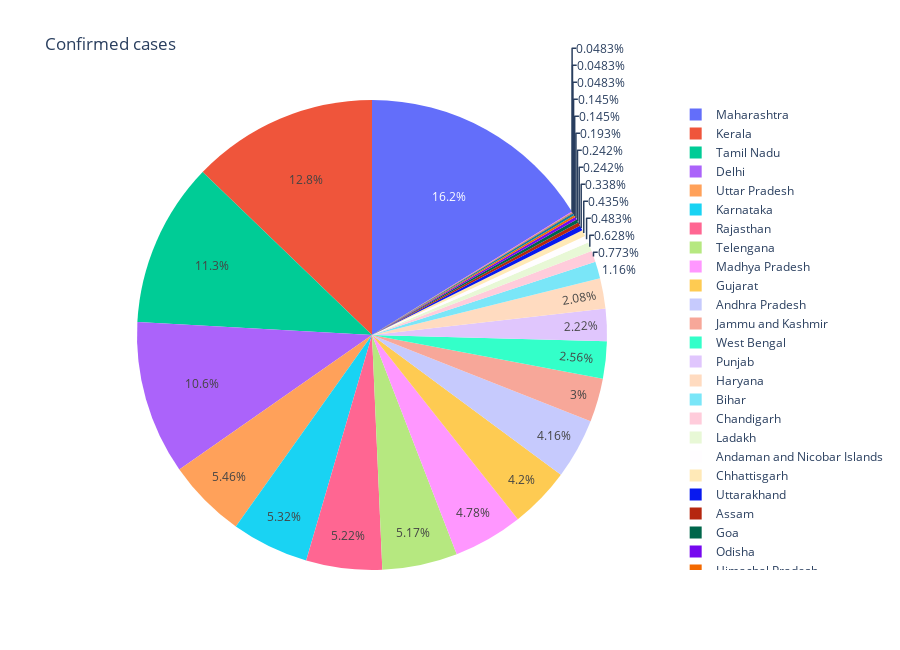

Notebook cell for this chart:
### Code cell
fig = px.pie(date_table.loc['2020-04-02'], values='Confirmed', names='State/UnionTerritory', title='Confirmed cases')
fig.update_layout(
    autosize=False,
    width=900,
    height=650)
fig.show()

### Figure 1 — Plotly figure (JSON) as saved in the notebook; plotly's stock layout.template omitted (floating-point values rounded to 4 significant figures)
{"data": [{"domain": {"x": [0, 1], "y": [0, 1]}, "hovertemplate": "State/UnionTerritory=%{label}<br>Confirmed=%{value}<extra></extra>", "labels": ["Andaman and Nicobar Islands", "Andhra Pradesh", "Assam", "Bihar", "Chandigarh", "Chhattisgarh", "Delhi", "Goa", "Gujarat", "Haryana", "Himachal Pradesh", "Jammu and Kashmir", "Jharkhand", "Karnataka", "Kerala", "Ladakh", "Madhya Pradesh", "Maharashtra", "Manipur", "Mizoram", "Odisha", "Puducherry", "Punjab", "Rajasthan", "Tamil Nadu", "Telengana", "Uttar Pradesh", "Uttarakhand", "West Bengal"], "legendgroup": "", "name": "", "showlegend": true, "type": "pie", "values": [10, 86, 5, 24, 16, 9, 219, 5, 87, 43, 3, 62, 1, 110, 265, 13, 99, 335, 1, 1, 4, 3, 46, 108, 234, 107, 113, 7, 53]}], "layout": {"autosize": false, "height": 650, "legend": {"tracegroupgap": 0}, "title": {"text": "Confirmed cases"}, "width": 900}}
